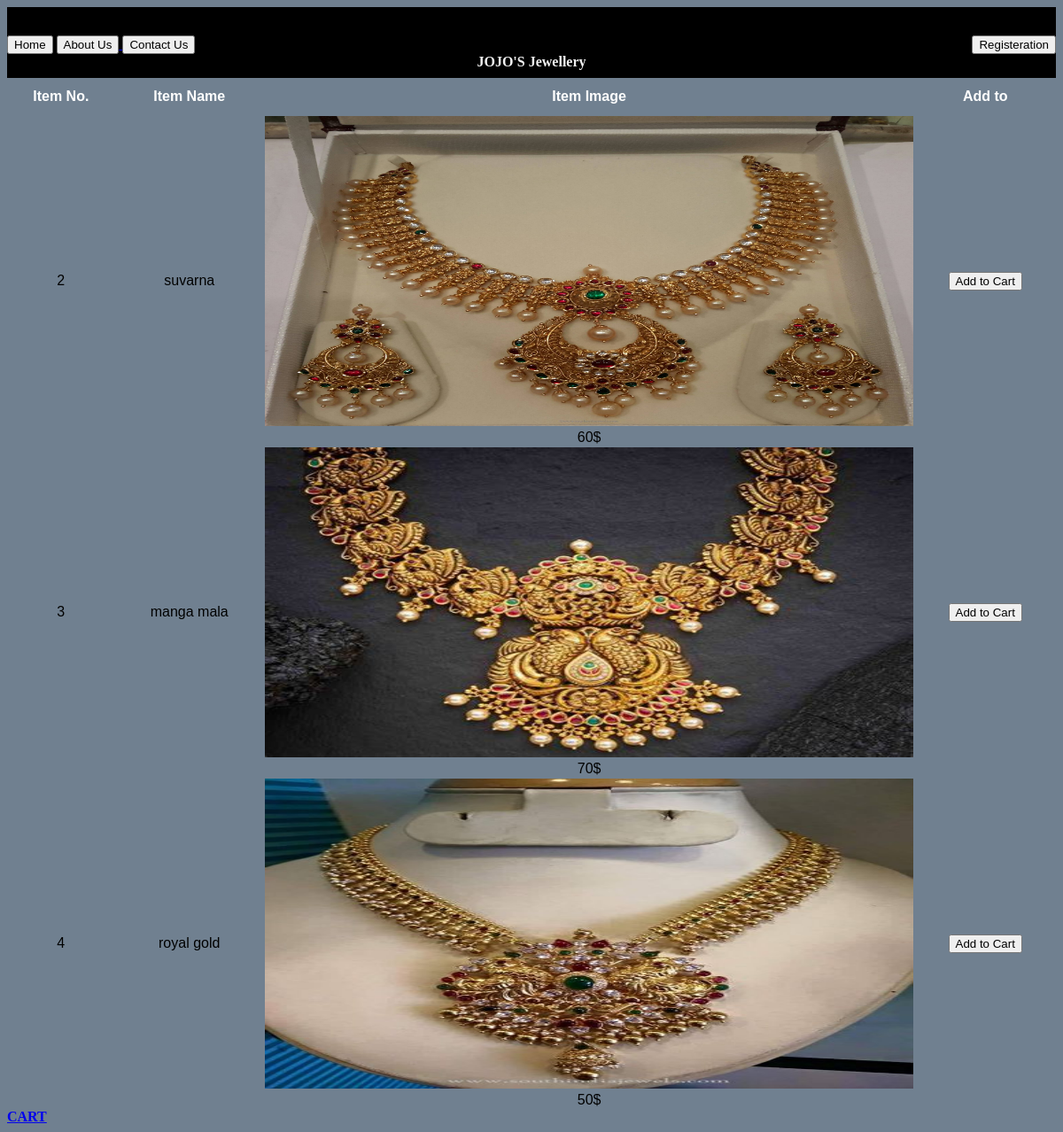
/viewproduct/, run on the app's committed database.
### Jewellaryapp/models.py (models this page shows)
class addproduct(models.Model):
    itemname=models.CharField(max_length=100)
    itemimage = models.ImageField(upload_to='images/',blank=True)
    price = models.IntegerField()
    material = models.CharField(max_length=100)
    category = models.CharField(max_length=100)

### Jewellaryapp/views.py (the view)
# urls.py: path('viewproduct/',views.viewproduct,name='viewproduct'),
def viewproduct(request):
    ad= addproduct.objects.all()
    return render(request,"viewproduct.html",{'ac':ad})

### templates/viewproduct.html (shortened to what this page needs)
<!DOCTYPE html>
<html lang="en">
<head>
</head>
<body>
    <div>
        <nav>
            <div class="dropdown" style="float:right;">
                <button class="dropbtn">Registeration</button>
            </div>
            <div class="button">
                <a href="/"><button>Home</button></a>
                <a href="/about/"><button>About Us</button> </a>
                <a href="/contacts/"><button>Contact Us</button></a>
                <div class="heading"><b>JOJO'S Jewellery</b></div>
            </div>
        </nav>
        <div>
            <form action="">
                <table id="customers">
                    <tr>
                        <th>Item No.</th>
                        <th>Item Name</th>
                        <th>Item Image</th>
                        <th>Add to</th>
                    </tr>
                    {% for i in ac %}
                    <tr>
                        <td>{{i.id}}</td>
                        <td>{{i.itemname}}</td>
                        <td><img src="{{ i.itemimage.url }}" alt="img" height="350px" width="100%">{{i.price}}$</td>
                        <td><button
                                onclick="addtocart({itemname:'{{i.itemname}}',price:'{{i.price}}',coverimage:'{{i.itemimage.url}}'})">Add
                                to Cart</button></td>
                    </tr>
                    {% endfor %}
                </table>
        </div>
        <a href="/cartel/"><b>CART</b></a>
    </div>
</body>
</html>

### templates/viewproduct.html (style rules this page uses)
.dropdown { position: relative; display: inline-block; padding-top: 2rem; }
.button { padding-top: 2rem; }
nav { background-color: black; width: 100%; height: 5rem; }
.heading { color: #f1f1f1; text-align: center; }
body { background-color: slategray; }
#customers { font-family: Arial, Helvetica, sans-serif; border-collapse: collapse; width: 100%; }
#customers td, #customers th { border: none; text-align: center; }
#customers tr:nth-child(even) { background-color: slategray; }
#customers th { padding-top: 12px; padding-bottom: 12px; text-align: center; background-color: slategray; color: white; }

### data on the page
addproduct: id "2", itemname "suvarna", itemimage (picture), price "60"
addproduct: id "3", itemname "manga mala", itemimage (picture), price "70"
addproduct: id "4", itemname "royal gold", itemimage (picture), price "50"
